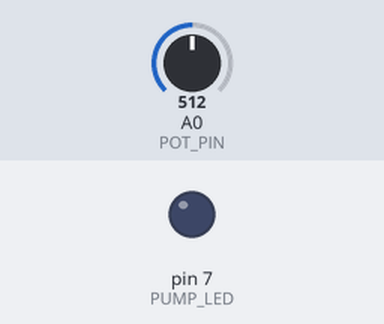
This sketch was run on a simulated Arduino Uno, built with avr-gcc and run on an emulated ATmega328P. Shown: output pins drawn as LEDs (lit = HIGH). Inputs (shaded band) come from the test bench; at power-on: A0 (POT_PIN) = 512. What the sketch prints to the serial monitor is not drawn.

Above: at 1.2 s.
1.3 s: A0 (POT_PIN) set to 700
2.8 s: A0 (POT_PIN) set to 728
At 4.0 s:
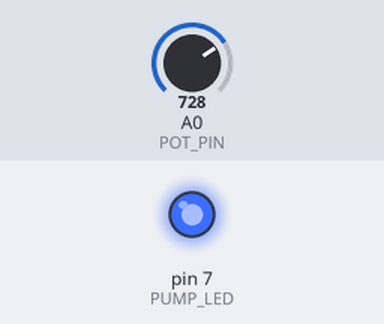
Timing chart, 0 to 5.8 s (numbered marks = the images above; inputs shaded):
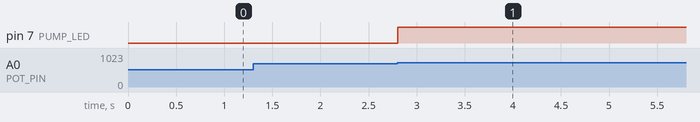

Measured:
- the behaviour switches between 716 and 717 on A0 (POT_PIN) (found by bisection; images 0 and 1)
- after the input at 1.3 s, every drawn part: stays the same
- after the input at 2.8 s, pin 7 (PUMP_LED): LOW → HIGH at once

The sketch:

sketch.ino
```cpp
/*
 * 스마트팜 T3 — 자동 급수 펌프(파랑 LED) 히스테리시스 테스트
 * 펌프 ON  : 토양 < 30 %
 * 펌프 OFF : 토양 ≥ 50 %   (30~49 % 구간에서는 이전 상태 유지)
 * 가변저항을 돌려 "흙이 마름 → 펌프 ON → 물이 차오름 → 펌프 OFF" 를 흉내 낸다.
 */
#if defined(ESP32)
const int POT_PIN = 34, DHT_PIN = 4;
const int GROW_R = 25, GROW_B = 26, PUMP_LED = 16, FAN_LED = 17, ALARM_LED = 18;
const int BUZZER_PIN = 23;
const int BTN_PINS[4] = {13, 14, 32, 33};        // MODE, PUMP, FAN, MUTE
const int ADC_MAX = 4095;
#else
const int POT_PIN = A0, DHT_PIN = 4;
const int GROW_R = 9, GROW_B = 10, PUMP_LED = 7, FAN_LED = 8, ALARM_LED = 13;
const int BUZZER_PIN = 11;
const int BTN_PINS[4] = {2, 3, 5, 6};
const int ADC_MAX = 1023;
#endif

const int DRY_ADC = ADC_MAX, WET_ADC = 0;
const int PUMP_ON_PCT = 30, PUMP_OFF_PCT = 50;
bool pumpOn = false;
unsigned long lastSoilMs = 0;

int toPercent(int adc) { return constrain((int)map(adc, DRY_ADC, WET_ADC, 0, 100), 0, 100); }

void setup() {
  Serial.begin(115200);
#if defined(ESP32)
  analogReadResolution(12);
#endif
  pinMode(PUMP_LED, OUTPUT);
  Serial.println(F("# T3 펌프 히스테리시스 테스트"));
}

void loop() {
  if (millis() - lastSoilMs < 200) return;
  lastSoilMs = millis();
  int pct = toPercent(analogRead(POT_PIN));

  if (!pumpOn && pct < PUMP_ON_PCT)        { pumpOn = true;  Serial.print(F("# 펌프 ON  (토양 ")); Serial.print(pct); Serial.println(F("%)")); }
  else if (pumpOn && pct >= PUMP_OFF_PCT)  { pumpOn = false; Serial.print(F("# 펌프 OFF (토양 ")); Serial.print(pct); Serial.println(F("%)")); }
  digitalWrite(PUMP_LED, pumpOn ? HIGH : LOW);
}
```
